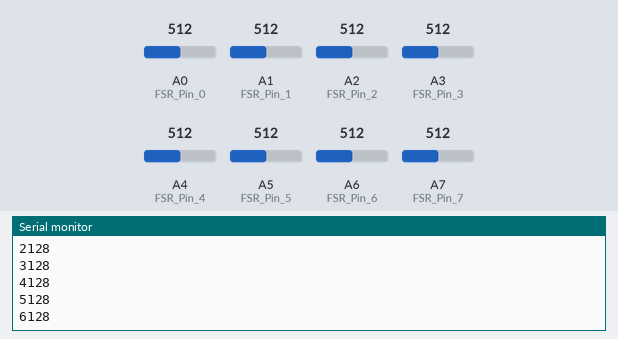
The sketch below on a simulated Arduino Nano, built with avr-gcc and run on an emulated ATmega328P. On the bench: the last lines printed to the serial monitor. Inputs (shaded band) come from the test bench; at power-on: A0 (FSR_Pin_0) = 512, A1 (FSR_Pin_1) = 512, A2 (FSR_Pin_2) = 512, A3 (FSR_Pin_3) = 512, A4 (FSR_Pin_4) = 512, A5 (FSR_Pin_5) = 512, A6 (FSR_Pin_6) = 512, A7 (FSR_Pin_7) = 512. Storage starts empty.

Above: at 1.2 s.
1.3 s: A0 (FSR_Pin_0) set to 716
2.8 s: A1 (FSR_Pin_1) set to 716
4.3 s: A2 (FSR_Pin_2) set to 716
5.8 s: A3 (FSR_Pin_3) set to 716
7.3 s: A4 (FSR_Pin_4) set to 716
At 7.55 s:
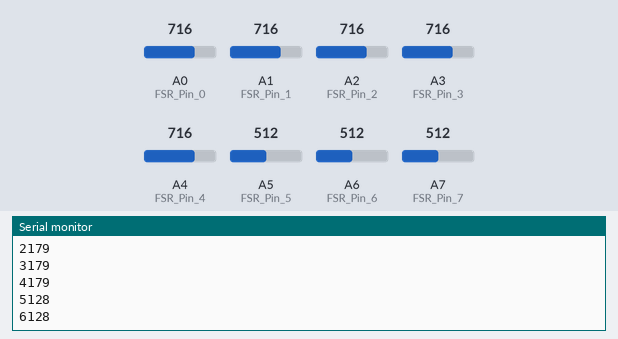
8.8 s: A5 (FSR_Pin_5) set to 716
At 9.06 s:
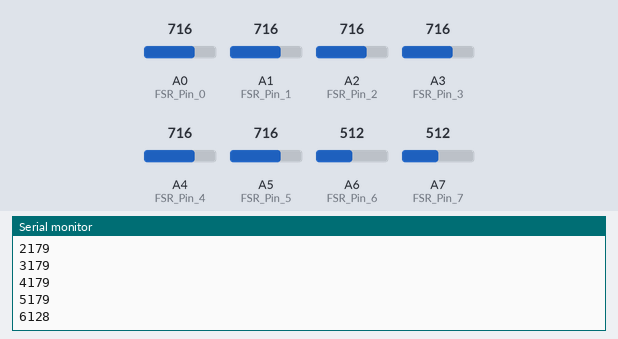
Timing chart, 0 to 11.3 s (numbered marks = the images above; inputs shaded):
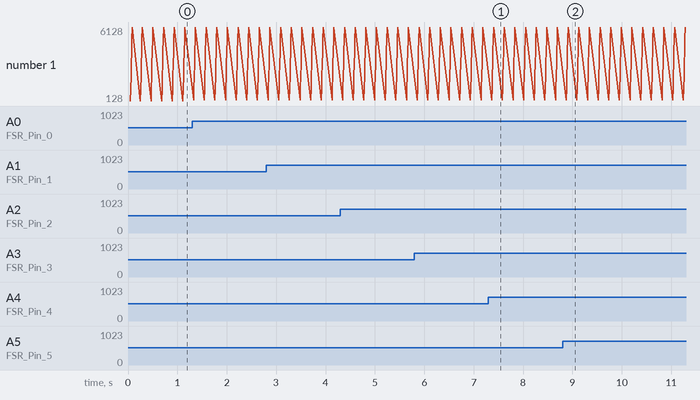

The sketch:

couple-test.ino
```cpp
#include <SPI.h>
#include <SD.h>
unsigned long time;

int FSR_Pin_0 = A0;
int FSR_Pin_1 = A1;
int FSR_Pin_2 = A2;
int FSR_Pin_3 = A3;
int FSR_Pin_4 = A4;
int FSR_Pin_5 = A5;
int FSR_Pin_6 = A6;
int FSR_Pin_7 = A7;

int timeAhead = 0;
String dataString = "";

int fileNumber = 0;
String fileName = "sample"+String(fileNumber)+".csv";


File myFile;

const int chipSelect = 53;

void setup() {

  Serial.begin(9600);  // 開啟通訊串列埠開啟
  while (!Serial) {    // 等待串列埠連線
  }

  //----------- 寫入檔案
  //  Serial.print("\nWaiting for SD card ready...");

  if (!SD.begin(53)) {
//                                                                    return;
  }
//    Serial.println("Success!");

//  if (SD.exists("test.csv")) {
//    //    Serial.println("example.txt exists.");
//    SD.remove("test.csv");
//
//  }
    while(1){
      if( !(SD.exists(fileName)) ){
        break;
      }else {
        fileNumber += 1 ;
        fileName = "sample"+String(fileNumber)+".csv";
      }
    }

  myFile = SD.open(fileName, FILE_WRITE);       // 開啟檔案，一次僅能開啟一個檔案

  if (myFile) {                                   // 假使檔案開啟正常
    //    Serial.print("Write to test.csv...");
    myFile.println("sensor_0,sensor_1,sensor_2,sensor_3,sensor_4,sensor_5,sensor_6,time");  // 繼續寫在檔案後面
    myFile.close();                               // 關閉檔案
    //    Serial.println("Completed!");
  } else {
    Serial.println("\n open file error ");    // 無法開啟時顯示錯誤
  }

  Serial.println(fileName);


}

void loop() {

  timeAhead = millis();


  int fsrValue_0 = analogRead(FSR_Pin_0);
  int fsrValue_1 = analogRead(FSR_Pin_1);
  int fsrValue_2 = analogRead(FSR_Pin_2);
  int fsrValue_3 = analogRead(FSR_Pin_3);
  int fsrValue_4 = analogRead(FSR_Pin_4);
  int fsrValue_5 = analogRead(FSR_Pin_5);
  int fsrValue_6 = analogRead(FSR_Pin_6);
  int fsrValue_7 = analogRead(FSR_Pin_7);


  String a0 = "0" + String(fsrValue_0 / 4);
  Serial.println(a0);
  String a1 = "1" + String(fsrValue_1 / 4);
  Serial.println(a1);
  String a2 = "2" + String(fsrValue_2 / 4);
  Serial.println(a2);
  String a3 = "3" + String(fsrValue_3 / 4);
  Serial.println(a3);
  String a4 = "4" + String(fsrValue_4 / 4);
  Serial.println(a4);
  String a5 = "5" + String(fsrValue_5 / 4);
  Serial.println(a5);
  String a6 = "6" + String(fsrValue_6 / 4);
  Serial.println(a6);
//  String a7 = "7" + String(fsrValue_7 / 4);
//  Serial.println(a7);


    saveData(fsrValue_0, fsrValue_1, fsrValue_2, fsrValue_3, fsrValue_4, fsrValue_5, fsrValue_6,timeAhead);


  delay(200);
}


void saveData(int value_0, int value_1 ,int value_2 ,int value_3 ,int value_4 ,int value_5 ,int value_6 , int timeNow) {

  myFile = SD.open(fileName, FILE_WRITE);
  if (myFile) {
    dataString = String(value_0) + "," + String(value_1) + ","  + String(value_2) + ","  + String(value_3) + ","  + String(value_4) + ","  + String(value_5) + ","  + String(value_6) + "," + String(timeNow);
    myFile.println(dataString);
    myFile.close();
  } else {
    Serial.println("\n open file error ");
  }
}
```

Measured:
- after the input at 7.3 s, the serial monitor: prints a new line after 0.09 s (image 1)
- after the input at 8.8 s, the serial monitor: prints a new line after 0.11 s (image 2)
